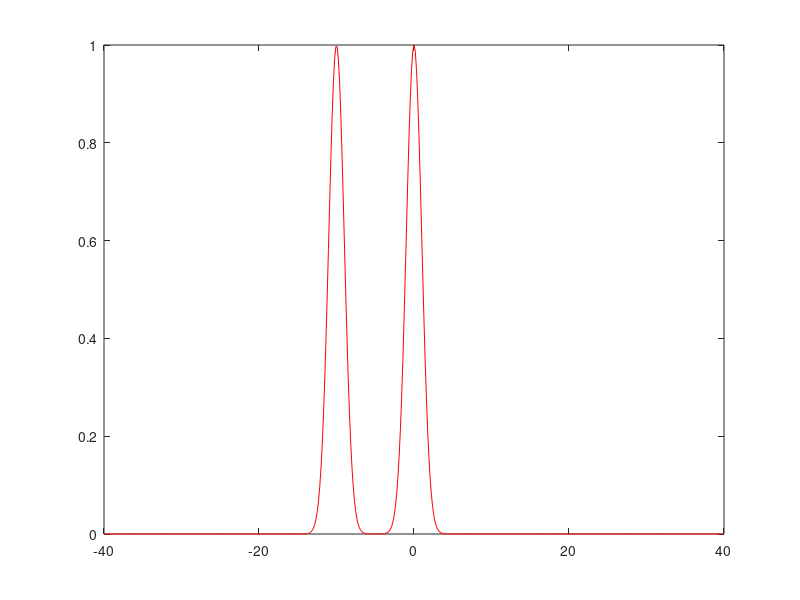
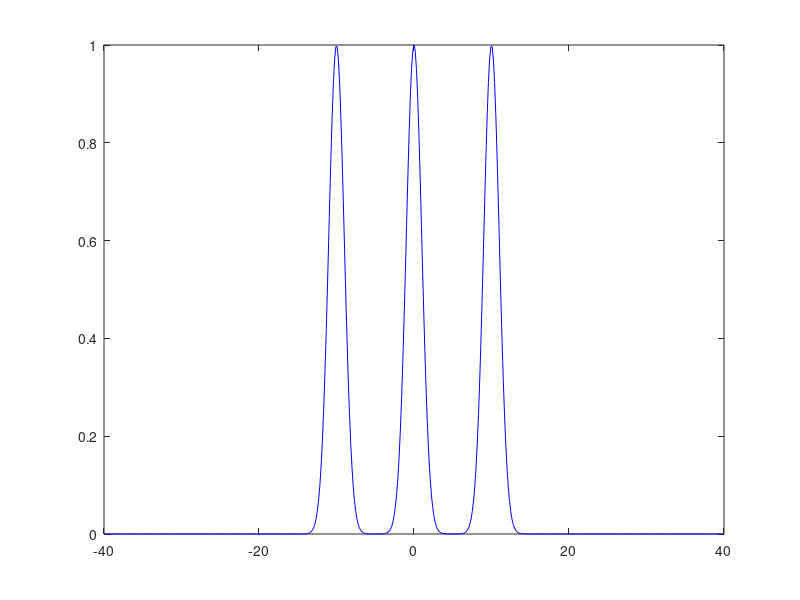
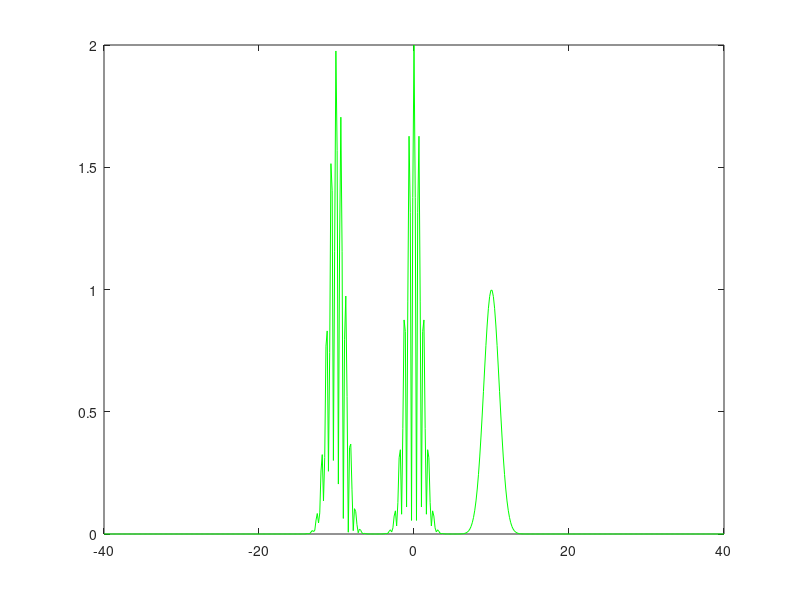
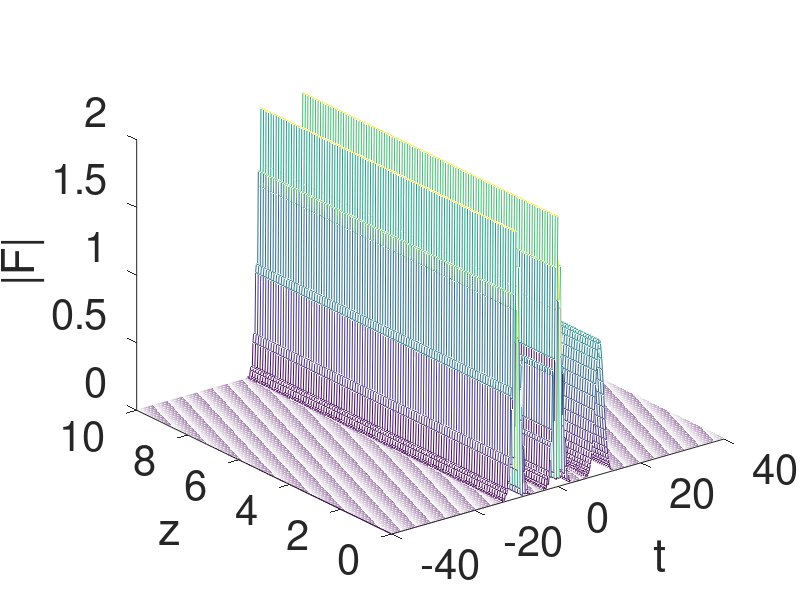

Here is the MATLAB script that generated these plots, in order:

%
% PROPAGATION METHOD FOR THE SOLUTION OF NLSE
%
% i Fz - beta2/2*Ftt + gamma * |F|^2 F=0
%

clc
clear all
close all

% MATERIAL PROPERTIES

beta2=0;
gamma=0;

% TEMPORAL COORDINATE

t0=-40;
t1=40;
nt=501;
t=linspace(t0,t1,nt);
deltat=(t1-t0)/(nt-1);

% SPATIAL COORDINATE
z0=0;
z1=10;
nz=101;
z=linspace(z0,z1,nz);
deltaz=(z1-z0)/(nz-1);

h=deltaz;

% FREQUENCY COORDINATE
indfreq=-nt/2:1:nt/2-1;
omega=pi/t1.*indfreq;


%INPUT ENVELOPE
amp=1;
tau0=1;
SHIFT=10;

%Shifting in spectrum by exp(j*10*t)
%FIN=amp*exp(-t.^2/(2*tau0^2)) + amp*exp(-t.^2/(2*tau0^2)).*exp(i*10*t);


%IN1 + IN2 = INPUT and IN2 in spectrum shifted by omega0=-10

FIN1=amp*exp(-t.^2/(2*tau0^2))+...
    0*exp(-(t-SHIFT).^2/(2*tau0^2))+amp*exp(-(t+SHIFT).^2/(2*tau0^2));

FIN2=amp*exp(-t.^2/(2*tau0^2))+...
    amp*exp(-(t-SHIFT).^2/(2*tau0^2))+amp*exp(-(t+SHIFT).^2/(2*tau0^2));

FIN = FIN1+FIN2.*exp(-i*10*t);

figure(1)
plot(t, abs(FIN1), 'r')
figure(2)
plot(t, abs(FIN2), 'b')
figure(3)
plot(t, abs(FIN), 'g')


FFIN=deltat*fftshift(fft(FIN)); %SPECTRAL PROFILE


%%%%%%%%%%%%%%
% CORE OF THE PROGRAM
%%%%%%%%%%%%%%

F=zeros(ceil(nt),floor(nz));
FF=zeros(ceil(nt),floor(nz));

F(:,1)=FIN;
FF(:,1)=FFIN;

q=FIN;

for loop_step=2:1:nz

    %LINEAR DISPERSIVE STEP
    qs=deltat*fftshift(fft(q)); %FFT
    qs_old=qs;
    
    prop=beta2/2*omega.^2;
    fact=j*prop*h;
    qs=qs_old.*exp(fact); %calculation of the envelope, undere
    %the effect of propagation beta2
    
    q=(1/deltat)*ifft(ifftshift(qs)); %coming back in the time domain
    
       
    %NONLINEAR CHI3 EFFECT  STEP
    
    q_old=q;
    q=q_old.*exp(j*gamma*abs(q_old).^2*h);
    
    %SAVE DATA EVERY NZ
    
    F(:,loop_step)=q;
    FF(:,loop_step)=deltat*fftshift(fft(q));
        
end


save dati

%adding two filters to select FIN1 or FIN2

for ii=1:nz
    FF1(:,ii)=FF(:,ii).*((omega>-5)&(omega<5))';
    F1(:,ii)=ifft(ifftshift(FF1(:,ii)));

    FF2(:,ii)=FF(:,ii).*((omega>-15)&(omega<-5))';
    F2(:,ii)=ifft(ifftshift(FF2(:,ii)));

end

figure
mesh(t,z,abs(F)')
xlabel('t')
ylabel('z')
zlabel('|F|')
set(findall(gcf,'type','text'),'FontSize',30);
set(gca,'FontSize',30);
grid;


figure
plot(t,abs(F(:,1)),t,abs(F(:,end)),'r')
xlabel('t')
ylabel('|F|')
set(findall(gcf,'type','text'),'FontSize',30);
set(gca,'FontSize',30);
grid;


figure
mesh(t,z,unwrap(angle((F)))')
xlabel('t')
ylabel('z')
zlabel('angle F')
set(findall(gcf,'type','text'),'FontSize',30);
set(gca,'FontSize',30);
grid;

figure
mesh(omega,z,abs(FF)')
xlabel('\omega')
ylabel('z')
zlabel('|FF|')
set(findall(gcf,'type','text'),'FontSize',30);
set(gca,'FontSize',30);
grid;

figure
plot(omega,abs(FF(:,1)),omega,abs(FF(:,end)),'r')
xlabel('\omega')
ylabel('|F|')
set(findall(gcf,'type','text'),'FontSize',30);
set(gca,'FontSize',30);
grid;

figure
mesh(t,z,abs(F1)')

figure
mesh(t,z,abs(F2)')